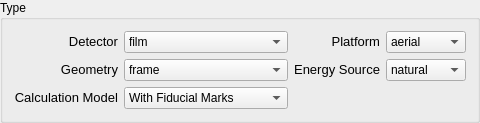
       <widget class="QGroupBox" name="groupBox">
        <property name="title">
         <string>Type</string>
        </property>
        <layout class="QGridLayout" name="gridLayout" columnstretch="1,0,1,1,1" columnminimumwidth="0,0,0,0,0">
         <item row="0" column="0">
          <widget class="QLabel" name="label_3">
           <property name="sizePolicy">
            <sizepolicy hsizetype="MinimumExpanding" vsizetype="Preferred">
             <horstretch>0</horstretch>
             <verstretch>0</verstretch>
            </sizepolicy>
           </property>
           <property name="minimumSize">
            <size>
             <width>70</width>
             <height>0</height>
            </size>
           </property>
           <property name="text">
            <string>&lt;!DOCTYPE HTML PUBLIC &quot;-//W3C//DTD HTML 4.0//EN&quot; &quot;http://www.w3.org/TR/REC-html40/strict.dtd&quot;&gt;
&lt;html&gt;&lt;head&gt;&lt;meta name=&quot;qrichtext&quot; content=&quot;1&quot; /&gt;&lt;style type=&quot;text/css&quot;&gt;
p, li { white-space: pre-wrap; }
&lt;/style&gt;&lt;/head&gt;&lt;body style=&quot; font-family:'Sans'; font-size:10pt; font-weight:400; font-style:normal;&quot;&gt;
&lt;table style=&quot;-qt-table-type: root; margin-top:4px; margin-bottom:4px; margin-left:4px; margin-right:4px;&quot;&gt;
&lt;tr&gt;
&lt;td style=&quot;border: none;&quot;&gt;
&lt;p align=&quot;right&quot; style=&quot; margin-top:0px; margin-bottom:0px; margin-left:0px; margin-right:0px; -qt-block-indent:0; text-indent:0px;&quot;&gt;Detector&lt;/p&gt;&lt;/td&gt;&lt;/tr&gt;&lt;/table&gt;&lt;/body&gt;&lt;/html&gt;</string>
           </property>
           <property name="alignment">
            <set>Qt::AlignRight|Qt::AlignTrailing|Qt::AlignVCenter</set>
           </property>
          </widget>
         </item>
         <item row="0" column="1" colspan="2">
          <widget class="QComboBox" name="detectorCombo">
           <property name="minimumSize">
            <size>
             <width>80</width>
             <height>0</height>
            </size>
           </property>
           <item>
            <property name="text">
             <string>film</string>
            </property>
           </item>
           <item>
            <property name="text">
             <string>ccd</string>
            </property>
           </item>
          </widget>
         </item>
         <item row="0" column="3">
          <widget class="QLabel" name="label_4">
           <property name="sizePolicy">
            <sizepolicy hsizetype="MinimumExpanding" vsizetype="Preferred">
             <horstretch>0</horstretch>
             <verstretch>0</verstretch>
            </sizepolicy>
           </property>
           <property name="minimumSize">
            <size>
             <width>70</width>
             <height>0</height>
            </size>
           </property>
           <property name="text">
            <string>&lt;!DOCTYPE HTML PUBLIC &quot;-//W3C//DTD HTML 4.0//EN&quot; &quot;http://www.w3.org/TR/REC-html40/strict.dtd&quot;&gt;
&lt;html&gt;&lt;head&gt;&lt;meta name=&quot;qrichtext&quot; content=&quot;1&quot; /&gt;&lt;style type=&quot;text/css&quot;&gt;
p, li { white-space: pre-wrap; }
&lt;/style&gt;&lt;/head&gt;&lt;body style=&quot; font-family:'Sans'; font-size:10pt; font-weight:400; font-style:normal;&quot;&gt;
&lt;table style=&quot;-qt-table-type: root; margin-top:4px; margin-bottom:4px; margin-left:4px; margin-right:4px;&quot;&gt;
&lt;tr&gt;
&lt;td style=&quot;border: none;&quot;&gt;
&lt;p align=&quot;right&quot; style=&quot; margin-top:0px; margin-bottom:0px; margin-left:0px; margin-right:0px; -qt-block-indent:0; text-indent:0px;&quot;&gt;Platform&lt;/p&gt;&lt;/td&gt;&lt;/tr&gt;&lt;/table&gt;&lt;/body&gt;&lt;/html&gt;</string>
           </property>
          </widget>
         </item>
         <item row="0" column="4">
          <widget class="QComboBox" name="platformCombo">
           <property name="minimumSize">
            <size>
             <width>80</width>
             <height>0</height>
            </size>
           </property>
           <item>
            <property name="text">
             <string>aerial</string>
            </property>
           </item>
          </widget>
         </item>
         <item row="1" column="0">
          <widget class="QLabel" name="label_2">
           <property name="sizePolicy">
            <sizepolicy hsizetype="MinimumExpanding" vsizetype="Preferred">
             <horstretch>0</horstretch>
             <verstretch>0</verstretch>
            </sizepolicy>
           </property>
           <property name="minimumSize">
            <size>
             <width>70</width>
             <height>0</height>
            </size>
           </property>
           <property name="text">
            <string>&lt;!DOCTYPE HTML PUBLIC &quot;-//W3C//DTD HTML 4.0//EN&quot; &quot;http://www.w3.org/TR/REC-html40/strict.dtd&quot;&gt;
&lt;html&gt;&lt;head&gt;&lt;meta name=&quot;qrichtext&quot; content=&quot;1&quot; /&gt;&lt;style type=&quot;text/css&quot;&gt;
p, li { white-space: pre-wrap; }
&lt;/style&gt;&lt;/head&gt;&lt;body style=&quot; font-family:'Sans'; font-size:10pt; font-weight:400; font-style:normal;&quot;&gt;
&lt;table style=&quot;-qt-table-type: root; margin-top:4px; margin-bottom:4px; margin-left:4px; margin-right:4px;&quot;&gt;
&lt;tr&gt;
&lt;td style=&quot;border: none;&quot;&gt;
&lt;p align=&quot;right&quot; style=&quot; margin-top:0px; margin-bottom:0px; margin-left:0px; margin-right:0px; -qt-block-indent:0; text-indent:0px;&quot;&gt;Geometry&lt;/p&gt;&lt;/td&gt;&lt;/tr&gt;&lt;/table&gt;&lt;/body&gt;&lt;/html&gt;</string>
           </property>
          </widget>
         </item>
         <item row="1" column="1" colspan="2">
          <widget class="QComboBox" name="geometryCombo">
           <property name="minimumSize">
            <size>
             <width>80</width>
             <height>0</height>
            </size>
           </property>
           <item>
            <property name="text">
             <string>frame</string>
            </property>
           </item>
          </widget>
         </item>
         <item row="1" column="3">
          <widget class="QLabel" name="label_26">
           <property name="text">
            <string>&lt;!DOCTYPE HTML PUBLIC &quot;-//W3C//DTD HTML 4.0//EN&quot; &quot;http://www.w3.org/TR/REC-html40/strict.dtd&quot;&gt;
&lt;html&gt;&lt;head&gt;&lt;meta name=&quot;qrichtext&quot; content=&quot;1&quot; /&gt;&lt;style type=&quot;text/css&quot;&gt;
p, li { white-space: pre-wrap; }
&lt;/style&gt;&lt;/head&gt;&lt;body style=&quot; font-family:'Sans'; font-size:10pt; font-weight:400; font-style:normal;&quot;&gt;
&lt;table style=&quot;-qt-table-type: root; margin-top:4px; margin-bottom:4px; margin-left:4px; margin-right:4px;&quot;&gt;
&lt;tr&gt;
&lt;td style=&quot;border: none;&quot;&gt;
&lt;p align=&quot;right&quot; style=&quot; margin-top:0px; margin-bottom:0px; margin-left:0px; margin-right:0px; -qt-block-indent:0; text-indent:0px;&quot;&gt;Energy Source&lt;/p&gt;&lt;/td&gt;&lt;/tr&gt;&lt;/table&gt;&lt;/body&gt;&lt;/html&gt;</string>
           </property>
           <property name="scaledContents">
            <bool>true</bool>
           </property>
           <property name="alignment">
            <set>Qt::AlignRight|Qt::AlignTrailing|Qt::AlignVCenter</set>
           </property>
          </widget>
         </item>
         <item row="1" column="4">
          <widget class="QComboBox" name="energyCombo">
           <property name="minimumSize">
            <size>
             <width>80</width>
             <height>0</height>
            </size>
           </property>
           <item>
            <property name="text">
             <string>natural</string>
            </property>
           </item>
          </widget>
         </item>
         <item row="2" column="0">
          <widget class="QLabel" name="label_20">
           <property name="text">
            <string>&lt;!DOCTYPE HTML PUBLIC &quot;-//W3C//DTD HTML 4.0//EN&quot; &quot;http://www.w3.org/TR/REC-html40/strict.dtd&quot;&gt;
&lt;html&gt;&lt;head&gt;&lt;meta name=&quot;qrichtext&quot; content=&quot;1&quot; /&gt;&lt;style type=&quot;text/css&quot;&gt;
p, li { white-space: pre-wrap; }
&lt;/style&gt;&lt;/head&gt;&lt;body style=&quot; font-family:'MS Shell Dlg 2'; font-size:8.25pt; font-weight:400; font-style:normal;&quot;&gt;
&lt;p align=&quot;right&quot; style=&quot; margin-top:0px; margin-bottom:0px; margin-left:0px; margin-right:0px; -qt-block-indent:0; text-indent:0px;&quot;&gt;&lt;span style=&quot; font-size:10pt;&quot;&gt;Calculation Model&lt;/span&gt;&lt;/p&gt;&lt;/body&gt;&lt;/html&gt;</string>
           </property>
          </widget>
         </item>
         <item row="2" column="1" colspan="2">
          <widget class="QComboBox" name="calcModelComboBox">
           <item>
            <property name="text">
             <string>With Fiducial Marks</string>
            </property>
           </item>
           <item>
            <property name="text">
             <string>With Sensor Dimensions</string>
            </property>
           </item>
           <item>
            <property name="text">
             <string>Fixed Parameters</string>
            </property>
           </item>
          </widget>
         </item>
        </layout>
       </widget>
